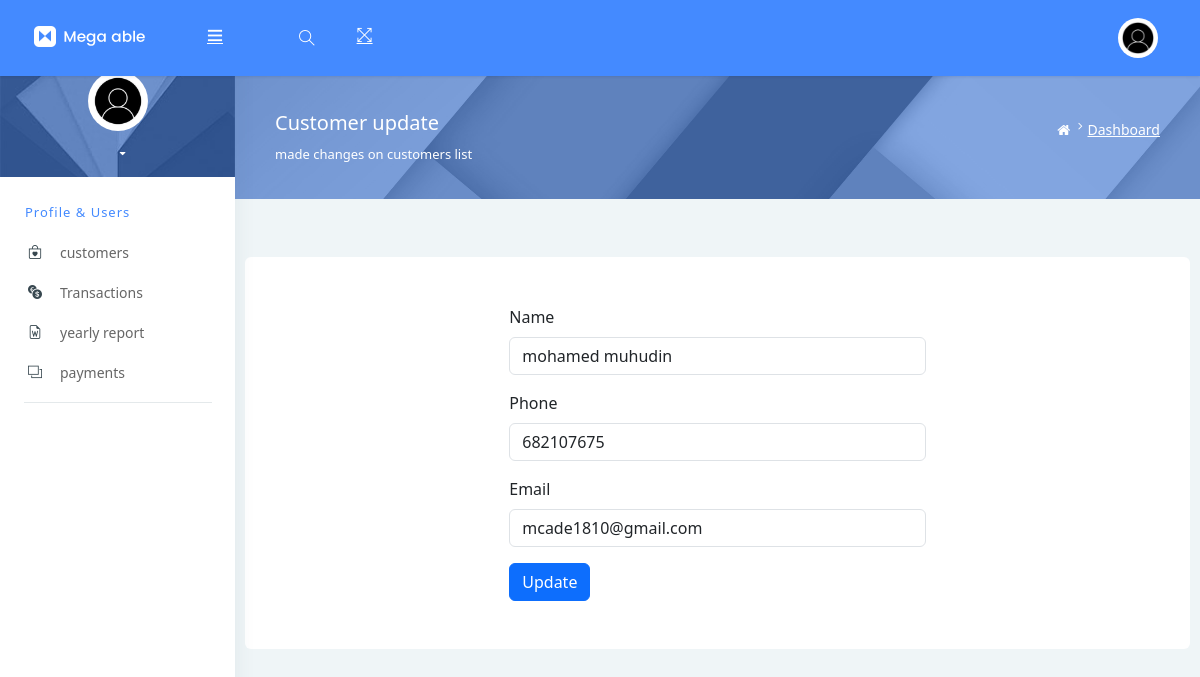
/customer/customers/1/update/, run on the app's committed database.
### Customer/models.py (models this page shows, shortened)
class Customer(models.Model):
    name = models.CharField(max_length=100)
    phone = models.CharField(max_length=15)
    email = models.EmailField()
    created_at = models.DateTimeField(auto_now_add=True)

### Customer/views.py (the view)
# urls.py: path('customers/<int:user_id>/update/', views.customer_update, name='customer_update'),
def customer_update(request, user_id):
    customer = get_object_or_404(Customer, id=user_id)
    if request.method == 'POST':
        form = CustomerChangeForm(request.POST, instance=customer)
        if form.is_valid():
            form.save()
    else:
        form = CustomerChangeForm(instance=customer)
    return render(request, 'customers_dashboard/customer_update.html', {'form': form, 'customer': customer})

### Customer/forms.py
class CustomerChangeForm(forms.ModelForm):
    class Meta:
        model = Customer
        fields = ['name', 'email', 'phone']

### Templates/customers_dashboard/customer_update.html (shortened to what this page needs)
{% extends 'admin_dashboard/base.html' %}
{% block header %}
    <div class="page-header">
        <div class="page-block">
            <div class="row align-items-center">
                <div class="col-md-8">
                    <div class="page-header-title">
                        <h5 class="m-b-10">Customer update</h5>
                        <p class="m-b-0">made changes on customers list</p>
                    </div>
                </div>
                <div class="col-md-4">
                    <ul class="breadcrumb-title">
                        <li class="breadcrumb-item">
                            <a href="#!"> <i class="fa fa-home"></i> </a>
                        </li>
                        <li class="breadcrumb-item"><a href="#!">Dashboard</a></li>
                    </ul>
                </div>
            </div>
        </div>
    </div>
{% endblock %}
{% block content %}
<div class="container rounded bg-white mt-5 mb-5">
    <div class="row">
        <div class="col-md-6 offset-md-3">
            <form method="post" enctype="multipart/form-data" class="p-3 py-5">
                <div class="mb-3">
                    <label class="form-label">Name</label>
                    <input type="text" class="form-control" name="name" placeholder="Enter customer's name" value="{{ customer.name }}">
                </div>
                <div class="mb-3">
                    <label class="form-label">Phone</label>
                    <input type="text" class="form-control" name="phone" placeholder="Enter customer's phone number" value="{{customer.phone}} ">
                </div>
                <div class="mb-3">
                    <label class="form-label">Email</label>
                    <input type="email" class="form-control" name="email" placeholder="Enter customer's email address" value="{{customer.email}}">
                </div>
                <button type="submit" class="btn btn-primary">update</button>
            </form>
        </div>
    </div>
</div>
{% endblock %}

### Static/style.css (style rules this page uses)
.btn-primary { background-color: rgb(99, 39, 120); border-color: rgb(99, 39, 120); }

### data on the page
Customer: name "mohamed muhudin", phone "682107675", email "mcade1810@gmail.com"
